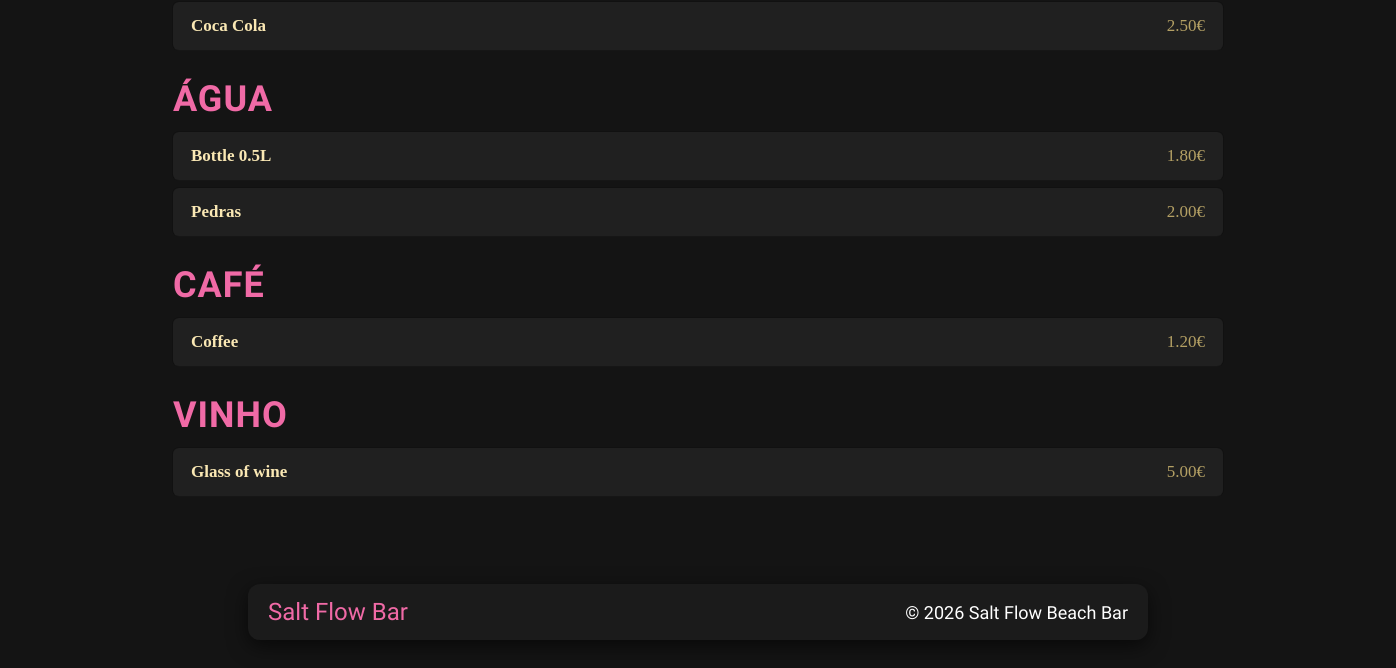
Before: / (lower part) with the older database file.
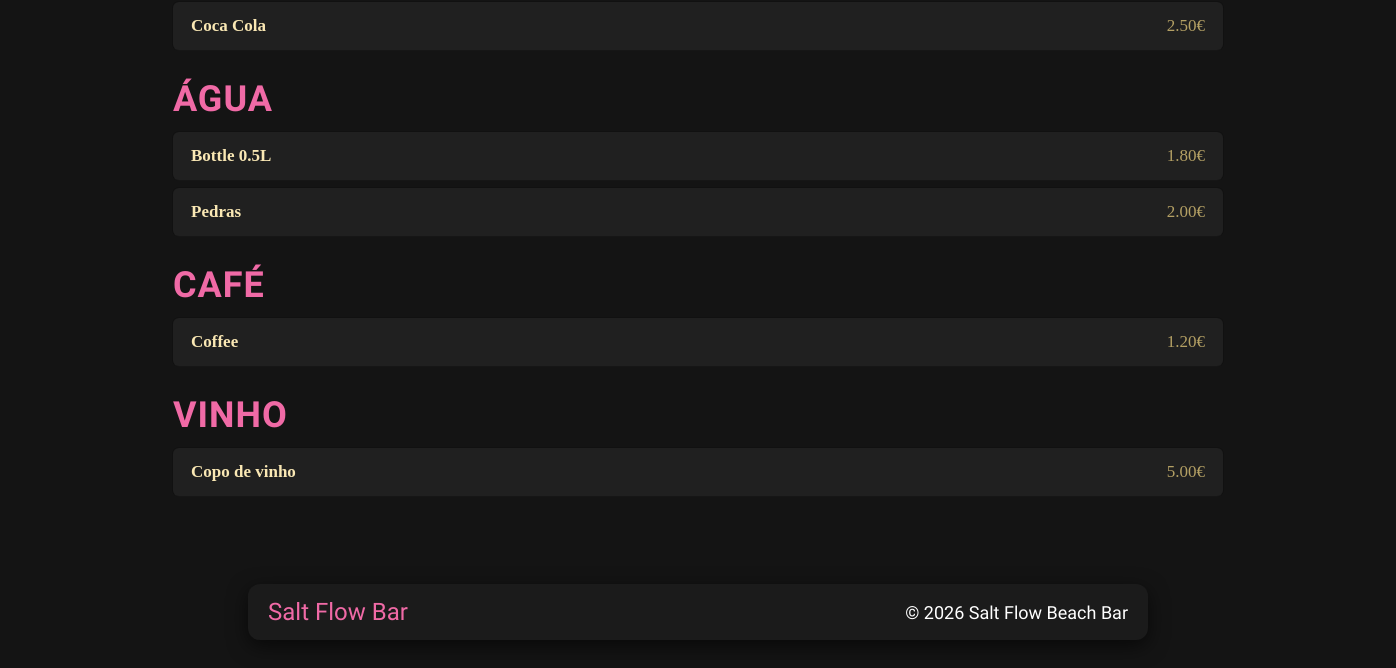
After: the same page with the newer database file.
### tables this page shows
CREATE TABLE products (
    id INT AUTO_INCREMENT PRIMARY KEY,
    category_id INT,
    name VARCHAR(100) NOT NULL,
    description TEXT,
    price DECIMAL(10, 2) NOT NULL,
    is_active BOOLEAN DEFAULT TRUE,
    FOREIGN KEY (category_id) REFERENCES categories(id)
);

CREATE TABLE categories (
    id INT AUTO_INCREMENT PRIMARY KEY,
    name VARCHAR(50) NOT NULL,
    slug VARCHAR(50) NOT NULL
);

### index.php (the view, shortened to what this page needs)
<?php
require 'db_connect.php';
$cats = $pdo->query("SELECT * FROM categories ORDER BY id")->fetchAll(PDO::FETCH_ASSOC);
function getProducts($pdo, $catId) {
    $statusCheck = (isset($_SESSION['role']) && $_SESSION['role'] === 'admin') ? "" : " AND p.is_active = 1";
    $sql = "SELECT p.*, GROUP_CONCAT(i.id) as i_ids, GROUP_CONCAT(i.name SEPARATOR ', ') as i_names
            FROM products p
            LEFT JOIN product_ingredients pi ON p.id = pi.product_id
            LEFT JOIN ingredients i ON pi.ingredient_id = i.id
            WHERE p.category_id = ? $statusCheck
            GROUP BY p.id";
    $stmt = $pdo->prepare($sql);
    $stmt->execute([$catId]);
    return $stmt->fetchAll(PDO::FETCH_ASSOC);
}
?>
<!DOCTYPE html>
<html lang="en">
<head>
    <link rel="stylesheet" href="style.css">
</head>
<body>
    <div class="menu-board">
        <?php foreach($cats as $c): ?>
            <div class="category" id="<?= $c['slug'] ?>"><?= $c['name'] ?></div>
            <?php foreach(getProducts($pdo, $c['id']) as $p): ?>
                <div class="item <?= $p['is_active'] ? '' : 'item--inactive' ?>">
                    <div>
                        <div class="item-name">
                            <?= htmlspecialchars($p['name']) ?>
                        </div>
                    </div>
                    <div class="actions">
                        <span class="price"><?= number_format($p['price'], 2) ?>€</span>
                    </div>
                </div>
            <?php endforeach; ?>
        <?php endforeach; ?>
    </div>
<?php include 'footer.php'; ?>

### footer.php (shortened to what this page needs)
    <footer class="site-footer">
        <div class="footer-inner">
            <div class="footer-brand">Salt Flow Bar</div>
            <div class="footer-links">
                <span>© <?= date('Y') ?> Salt Flow Beach Bar</span>
            </div>
        </div>
    </footer>
</body>
</html>

### style.css (style rules this page uses)
* { padding: 0; margin: 0; color: #fff; box-sizing: border-box; }
body { background: #141414; color: white; margin: 0; font-family: "Roboto", sans-serif; -webkit-font-smoothing: antialiased; -moz-osx-font-smoothing: grayscale; text-rendering: optimizeLegibility; }
.menu-board { max-width: 1100px; margin: 40px auto; padding: 20px 25px 40px; }
.category { font-family: 'Amatic SC', cursive; font-size: 36px; font-weight: 700; color: #f06aa6; margin: 28px 0 12px; text-transform: uppercase; letter-spacing: 1px; }
.site-footer { max-width: 900px; margin: 20px auto 40px; padding: 14px 20px; background: #1b1b1b; border-radius: 12px; box-shadow: 0 6px 20px rgba(0, 0, 0, 0.6); color: #ddd; font-family: 'Amatic SC', cursive; }
.site-footer .footer-inner { display: flex; justify-content: space-between; align-items: center; }
.footer-brand { font-size: 24px; color: #f06aa6; }
.footer-links span { font-size: 18px; }

Changed rows visible on the page:
changed products: name "Glass of wine" → "Copo de vinho"
